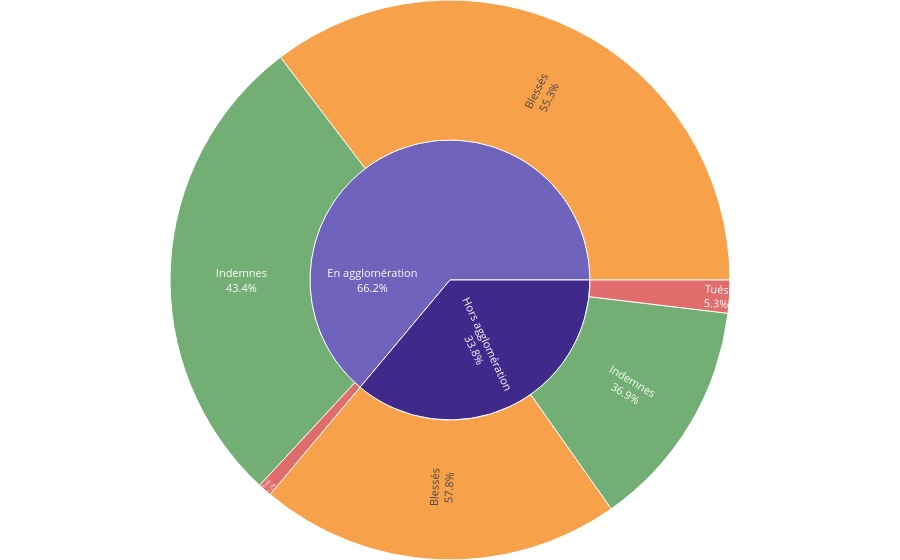

The code cell stored with this chart in its notebook:
### Markdown cell above
#### Visualisation : Donut chart

### Code cell
ordered = df_1_3.sort_values('nb_accidents', ascending=False).copy()
ordered['nb_indemnes'] = (
    ordered['nb_personnes_impliquees']
    - ordered['nb_tues']
    - ordered['nb_blesses']
).clip(lower=0)

long_df = ordered.melt(
    id_vars=['code_agglo', 'nb_accidents'],
    value_vars=['nb_tues', 'nb_blesses', 'nb_indemnes'],
    var_name='statut',
    value_name='effectif'
)

statut_labels = {
    'nb_tues': 'Tués',
    'nb_blesses': 'Blessés',
    'nb_indemnes': 'Indemnes'
}
long_df['statut'] = long_df['statut'].map(statut_labels)

# Part de chaque statut dans son agglomération
sum_by_agglo = long_df.groupby('code_agglo')['effectif'].sum()
long_df['pct_in_agglo'] = long_df.apply(
    lambda row: row['effectif'] / sum_by_agglo[row['code_agglo']] if sum_by_agglo[row['code_agglo']] else 0,
    axis=1
)
outer_share_map = long_df.set_index(['code_agglo', 'statut'])['pct_in_agglo'].to_dict()

status_colors = {
    'Tués': PALETTE['danger'],
    'Blessés': PALETTE['warning'],
    'Indemnes': PALETTE['safe']
}
agglo_colors = {
    'Agglomération': '#6f63bb',
    'Hors agglomération': '#3f2a8c'
}

fig = px.sunburst(
    long_df,
    path=['code_agglo', 'statut'],
    values='effectif',
    color='statut',
    color_discrete_map=status_colors,
    branchvalues='total',
    title=None
)

node_colors = [
    agglo_colors.get(label, '#6f63bb') if parent == '' else status_colors.get(label, '#bbbbbb')
    for label, parent in zip(fig.data[0].labels, fig.data[0].parents)
]
fig.data[0].marker.colors = node_colors
fig.data[0].marker.line = dict(color='white', width=1)
fig.data[0].insidetextorientation = 'radial'
fig.data[0].hovertemplate = (
    '<b>%{label}</b><br>'
    'Agglomération: %{entry.path[0]}<br>'
    'Statut: %{entry.path[-1]}<br>'
    'Effectif: %{value:,.0f}<br>'
    'Part vs agglomération: %{percentParent:.1%}<br>'
    'Part globale: %{percentRoot:.1%}'
)

total_accidents = ordered['nb_accidents'].sum()
shares = (
    ordered.groupby('code_agglo')['nb_accidents']
    .sum()
    .reindex(ordered['code_agglo'].unique())
)
shares = (shares / total_accidents).fillna(0)

fig.data[0].text = [
    f"{label}<br>{shares[label]:.1%}" if parent == '' else f"{label}<br>{outer_share_map.get((parent, label), 0):.1%}"
    for label, parent in zip(fig.data[0].labels, fig.data[0].parents)
]
fig.data[0].textinfo = 'text'
fig.data[0].textfont = dict(size=11)

for cat, color in agglo_colors.items():
    if cat in shares:
        fig.add_trace(go.Scatter(
            x=[None], y=[None],
            mode='markers',
            marker=dict(size=14, color=color, symbol='diamond'),
            name=f"{cat} — {shares[cat]:.1%}",
            hoverinfo='skip'
        ))

fig.update_layout(
    paper_bgcolor='white',
    plot_bgcolor='white',
    legend=dict(title=None),
    margin=dict(t=0, b=0, l=0, r=0)
)
fig.update_xaxes(visible=False)
fig.update_yaxes(visible=False)

fig.show()

### Figure 1 — Plotly figure (JSON) as saved in the notebook; plotly's stock layout.template omitted (floating-point values rounded to 4 significant figures)
{"data": [{"branchvalues": "total", "customdata": [["(?)"], ["(?)"], ["Blessés"], ["Blessés"], ["Indemnes"], ["Indemnes"], ["Tués"], ["Tués"]], "domain": {"x": [0, 1], "y": [0, 1]}, "hovertemplate": "<b>%{label}</b><br>Agglomération: %{entry.path[0]}<br>Statut: %{entry.path[-1]}<br>Effectif: %{value:,.0f}<br>Part vs agglomération: %{percentParent:.1%}<br>Part globale: %{percentRoot:.1%}", "ids": ["En agglomération", "Hors agglomération", "En agglomération/Blessés", "Hors agglomération/Blessés", "En agglomération/Indemnes", "Hors agglomération/Indemnes", "En agglomération/Tués", "Hors agglomération/Tués"], "insidetextorientation": "radial", "labels": ["En agglomération", "Hors agglomération", "Blessés", "Blessés", "Indemnes", "Indemnes", "Tués", "Tués"], "marker": {"colors": ["#6f63bb", "#3f2a8c", "#F57C00", "#F57C00", "#388E3C", "#388E3C", "#D32F2F", "#D32F2F"], "line": {"color": "white", "width": 1}}, "name": "", "parents": ["", "", "En agglomération", "Hors agglomération", "En agglomération", "Hors agglomération", "En agglomération", "Hors agglomération"], "text": ["En agglomération<br>66.2%", "Hors agglomération<br>33.8%", "Blessés<br>55.3%", "Blessés<br>57.8%", "Indemnes<br>43.4%", "Indemnes<br>36.9%", "Tués<br>1.2%", "Tués<br>5.3%"], "textfont": {"size": 11}, "textinfo": "text", "type": "sunburst", "values": [678100.0, 383200.0, 375200.0, 221500.0, 294500.0, 141500.0, 8425.0, 20140.0]}, {"hoverinfo": "skip", "marker": {"color": "#3f2a8c", "size": 14, "symbol": "diamond"}, "mode": "markers", "name": "Hors agglomération — 33.8%", "type": "scatter", "x": [null], "y": [null]}], "layout": {"legend": {"title": {}, "tracegroupgap": 0}, "margin": {"b": 0, "l": 0, "r": 0, "t": 0}, "paper_bgcolor": "white", "plot_bgcolor": "white", "xaxis": {"visible": false}, "yaxis": {"visible": false}}}
